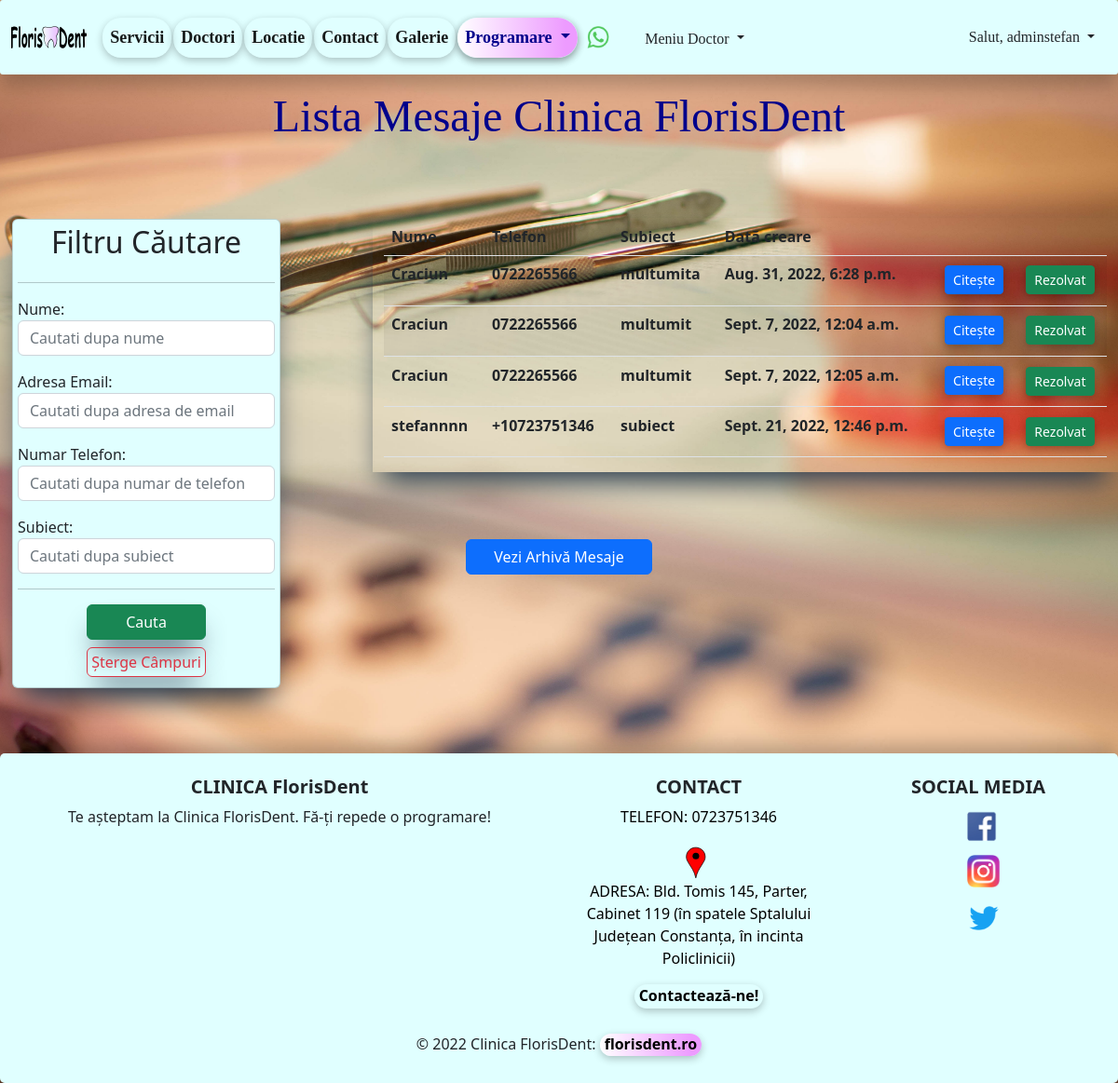
Screenshot of /list_of_mesaje/ (signed in) with the database file from the repository.
### home/models.py (models this page shows, shortened)
class Mesaj(models.Model):
    nume = models.CharField(max_length=40)
    email = models.EmailField(max_length=40)
    numar_telefon = models.CharField(blank=True, max_length=20)
    subiect = models.CharField(max_length=30)
    mesaj = models.TextField(max_length=500)
    active = models.BooleanField(default=True)
    created_at = models.DateTimeField(auto_now_add=True)
    updated_at = models.DateTimeField(auto_now=True)

### home/views.py (the view)
# urls.py: path('list_of_mesaje/', views.MesajListView.as_view(), name='list-of-mesaje'),
class MesajListView(LoginRequiredMixin, ListView):
    template_name = 'home/list_of_mesaje.html'
    model = Mesaj
    context_object_name = 'all_mesaje'
    def get_context_data(self, **kwargs):
        data = super(MesajListView, self).get_context_data(**kwargs)
        all_mesaje = Mesaj.objects.all()
        data['mesaje'] = all_mesaje
        my_filter_ = MesajeFilters(self.request.GET, queryset=all_mesaje.order_by('created_at'))
        data['all_mesaje'] = my_filter_.qs
        data['my_filter'] = my_filter_
        return data

### templates/home/list_of_mesaje.html (shortened to what this page needs)
{% extends 'base.html' %}
{% block content %}
    <h2 class="my_header text-center">Lista Mesaje Clinica FlorisDent</h2>
    <br><br><br>
    <div class="container-fluid">
        <div class="row">
            <div class="col-md-4">
                <div class="card"
                      style="width: 18rem; position: fixed; box-shadow: rgb(38, 57, 77) 0px 20px 30px -10px; padding: 5px; margin: 1px; background-color: lightcyan">
                    <h2 class="my-h text-center">Filtru Căutare</h2>
                    <hr>
                    <form class="my-h" method="get">
                        {{ my_filter.form.as_p }}
                        <hr>
                        <button type="submit" class="btn btn-success mx-auto"
                                style="display:grid; justify-content:center; width: 8rem; box-shadow: rgb(38, 57, 77) 0px 20px 30px -10px;  margin: 3%;">
                            Cauta
                        </button>
                        <a href="{% url 'list-of-mesaje' %}" class="btn btn-outline-danger mx-auto"
                           style="display:flex; justify-content:center; width: 8rem; box-shadow: rgb(38, 57, 77) 0px 20px 30px -10px; padding:3px; margin: 2%;">
                            Șterge Câmpuri</a>
                    </form>
                </div>
            </div>
            <div class="col md-6" style="box-shadow: rgb(38, 57, 77) 0px 20px 30px -10px;">
                <table class="table table-striped table-hover">
                    <thead>
                    <tr>
                        <th>Nume</th>
                        <th>Telefon</th>
                        <th>Subiect</th>
                        <th>Dată creare</th>
                        <th></th>
                        <th></th>
                    </tr>
                    </thead>
                    <tbody>
                    {% for mesaj in all_mesaje %}
                        <tr>
                            {% if mesaj.active is True %}
                                <td>{{ mesaj.nume }}</td>
                                <td>{{ mesaj.numar_telefon }}</td>
                                <td>{{ mesaj.subiect }}</td>
                                <td>{{ mesaj.created_at }}</td>
                                <td><a type="button" href="{% url 'detail-mesaj' mesaj.id %}" class="btn btn-primary btn-sm"
                                       style="margin: 4%; width: auto; box-shadow: rgba(0, 0, 0, 0.24) 0px 3px 8px;">Citește</a>
                                </td>
                                <td><a type="button" href="{% url 'rezolvare-mesaj' mesaj.id %}"
                                       class="btn btn-success btn-sm"
                                       style="margin: 4%; width: auto; box-shadow: rgba(0, 0, 0, 0.24) 0px 3px 8px;">Rezolvat</a>
                                </td>
                            {% endif %}
                        </tr>
                    {% endfor %}
                    </tbody>
                </table>
            </div>
        </div>
    </div>
    <br><br><br>
    <div class="d-grid gap-2 col-2 mx-auto">
        <a href="{% url 'list-of-mesaje-arhivate' %}" class="btn btn-primary" type="button">Vezi Arhivă Mesaje</a>
    </div>
{% endblock %}

### templates/navbar.html (shortened to what this page needs)
{% load static %}
<nav class="navbar navbar-expand-sm sticky-top" style="background-color: #e0ffff; height: 80px">
    <div class="container-fluid">
        <a id="navbar-brand" class="navbar-brand" href="{% url 'home' %}" title="Prima Pagina FlorisDent">
            <img src="{% static 'images/florisdent_logo.svg' %}"
                 style="height: 1.6rem;">
        </a>
        <br>
        <div class="collapse navbar-collapse" id="navbarSupportedContent">
            <ul class="navbar-nav me-auto mb-2 mb-lg-0">
                <li class="nav-item">
                    <a class="nav-link active" aria-current="page" href="{% url 'list-preturi' %}"
                       title="Vezi serviciile noastre!">Servicii</a>
                </li>
                <li class="nav-item">
                    <a class="nav-link active" aria-current="page" href="{% url 'list-of-doctori' %}"
                       title="Vezi doctorii nostri!">Doctori</a>
                </li>
                <li class="nav-item d-flex">
                    <a class="nav-link active" aria-current="page" href="{% url 'locatie' %}"
                       title="Vezi unde ne gasesti in Constanta">Locatie
                    </a>
                </li>
                <li class="nav-item d-flex">
                    <a class="nav-link active" aria-current="page" href="{% url 'create-mesaj' %}"
                       title="Contacteaza-ne!">Contact
                    </a>
                </li>
                <li class="nav-item d-flex">
                    <a class="nav-link active" aria-current="page" href="{% url 'galerie' %}"
                       title="Vezi Galeria FlorisDent!">Galerie
                    </a>
                </li>
                <li class="nav-item dropdown">
                    <a class="nav-link dropdown-toggle" href="#" role="button" data-bs-toggle="dropdown"
                       aria-expanded="false" title="Fa o programare!" style="color: darkblue; box-shadow: rgba(0, 0, 0, 0.24) 0px 3px 8px;
                        border-radius: 25px; background: rgb(252,252,252); background: linear-gradient(90deg, rgba(255,255,255,1) 0%, rgba(237,155,255,1) 90%);">
                        Programare
                    </a>
                </li>
                <a class="navbar-brand"
                   href="https://api.whatsapp.com/send?phone=+40736407327&text=Buna ziua, as dori o programare, ma puteti ajuta?"
                   title="Contacteaza-ne prin WhatsApp">
                    <img src="{% static 'images/wapp.png' %}" style="height: 25px; padding-top: 1px">
                </a>
                {% if user.is_authenticated %}
                    <div class="dropdown">
                    <button class="btn b_doctor dropdown-toggle" type="button" data-bs-toggle="dropdown"
                            aria-expanded="false" title="Vezi Meniul Doctorului">
                        Meniu Doctor
                    </button>
                {% endif %}
                </div>
            </ul>
            {% if user.is_authenticated %}
                <div class="dropdown">
                    <button class="btn b_user dropdown-toggle" type="button" data-bs-toggle="dropdown"
                            aria-expanded="false">
                        Salut, {{ user }}
                    </button>
                </div>
            {% endif %}
        </div>
    </div>
</nav>

### static/css/main.css (style rules this page uses)
.my_header { color: #00008b; font-size: xxx-large; font-family: Inder, Verdana, Paytone One; text-shadow: 0 11px 8px #c4b59d; }
.nav-link { font-size: large; }

### templates/navbar.html (style rules this page uses)
#navbar-brand { margin-bottom: 5px; padding-bottom: 5px; }
.navbar { border-radius: 3px; box-shadow: rgba(0, 0, 0, 0.24) 0px 12px 20px; width: 100%; float: left; margin: 0 0 1em 0; padding: 0; }
.nav-item { font-weight: bold; font-size: small; font-family: "Microsoft Sans Serif"; margin: 1px; box-shadow: rgba(0, 0, 0, 0.24) 0px 3px 8px; color: black; border-radius: 20px; }
.b_user { border-radius: 25px; font-family: "Microsoft Sans Serif"; }
.b_doctor { border-radius: 25px; font-family: "Microsoft Sans Serif"; margin-top: 5px; }

### templates/home/list_of_mesaje.html (style rules this page uses)
.table-hover { font-weight: bold; }

### rows the page displays
Mesaj: nume "Craciun", numar_telefon "0722265566", subiect "multumita", created_at "Aug. 31, 2022, 6:28 p.m."
Mesaj: nume "Craciun", numar_telefon "0722265566", subiect "multumit", created_at "Sept. 7, 2022, 12:04 a.m."
Mesaj: nume "Craciun", numar_telefon "0722265566", subiect "multumit", created_at "Sept. 7, 2022, 12:05 a.m."
Mesaj: nume "stefannnn", numar_telefon "+10723751346", subiect "subiect", created_at "Sept. 21, 2022, 12:46 p.m."

### other values shown
{{ user }} "adminstefan"
